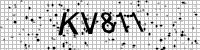
#> input picture images/remove_small_blobs/blob2.jpg, 200 x 50 px, given in place of remove_small_blobsblob1.jpg, which was not available
$ python remove_small_blobs.py
#> lines starting #> are read from the running program, lines starting #| are printed output that depends on the picture; after the words box and inside, x2 and y2 are one past the last pixel; in counts of white or black regions, pixels touching at a corner belong together; pictures that were not available may be replaced by others from this repository, and a replacement may not be noted
"""
    Requires:
    - Python 3
    - pip install opencv-python
"""

import cv2

SRC_PATH = "images/remove_small_blobs"
TEMP_PATH = SRC_PATH


def remove_small_blob(file_path):
    # Read image with OpenCv
#> called with file_path = 'images/remove_small_blobsblob1.jpg'
    img = cv2.imread(file_path)
#> img is the input picture: shape (50, 200, 3); min 0, max 255, mean 203
    cv2.imshow("origin", img)

    # Convert image to Gray
    img = cv2.cvtColor(img, cv2.COLOR_BGR2GRAY)
#> img: shape (50, 200)
    #cv2.imshow("Gray", img)

    # Apply threshold to make image black and white
    ret, img = cv2.threshold(img, 125, 255, cv2.THRESH_BINARY)
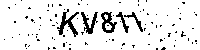
#> img: shape (50, 200); 90.5% white; black in thin lines or dots
    cv2.imshow("Black-white", img)

    # Find image contours
    contours, hierarchy = cv2.findContours(img, cv2.RETR_TREE, cv2.CHAIN_APPROX_SIMPLE)
#> contours = 99 contours, 91 with area under 20; largest, box (x1, y1, x2, y2) and area: (0, 0, 200, 50) 9716, (56, 11, 80, 38) 258, (100, 11, 118, 34) 249, (80, 11, 99, 35) 200, (123, 11, 144, 33) 110, (115, 11, 130, 34) 101, (105, 23, 112, 30) 28, (180, 30, 187, 38) 22

    # Maximum blobs size
    threshold_blobs_area = 30

    # Loop over all contours and fill draw white color for area smaller than threshold.
    for i in range(1, len(contours)):
        index_level = int(hierarchy[0][i][1])
        if index_level <= i:
            cnt = contours[i]
            area = cv2.contourArea(cnt)
            print(area)
            if area <= threshold_blobs_area:
                # Draw white color for small blobs
                cv2.drawContours(img, [cnt], -1, 255, -1, 1)
#> this loop made 98 passes
#> (index_level, area) on passes 40, 74, 75, 76, 77, 80, 81: (39, 21.5), (73, 110), (74, 101), (75, 249), (-1, 28), (76, 200.5), (80, 257.5)
#| 2.0
#| 2.0
#| 8.5
#| 2.0
#| 4.0
#| 9.0
#| 2.0
#| 4.0
#> (further printed lines are left out)
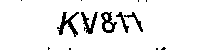
#> img: shape (50, 200); 93.1% white; 13 black regions (8 under 20 px), largest, box (x1, y1, x2, y2) and area: (57, 12, 79, 37) 201, (101, 12, 117, 33) 157, (81, 12, 98, 34) 152, (124, 12, 143, 32) 80, (116, 12, 129, 33) 75

    cv2.imshow("result", img)
    cv2.waitKey(0)

print("===== Start -------")
remove_small_blob(SRC_PATH + "blob1.jpg")
print("Done")

$ run again, on images/remove_small_blobs/blob3.jpg
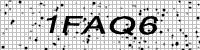
#> input picture images/remove_small_blobs/blob3.jpg, 200 x 50 px, given in place of remove_small_blobsblob1.jpg, which was not available
#> in remove_small_blob, img is the input picture: shape (50, 200, 3); min 0, max 255, mean 199.2
#> in remove_small_blob, `ret, img = cv2.threshold(img, 125, 255, cv2.THRESH_BINARY)`:
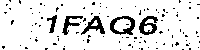
#> img: shape (50, 200); 88.7% white; 107 black regions (102 under 20 px)
#> contours = 100 contours, 92 with area under 20; largest, box (x1, y1, x2, y2) and area: (0, 0, 200, 50) 9700, (109, 15, 136, 36) 418, (138, 15, 159, 36) 281, (80, 15, 106, 36) 236, (61, 15, 84, 36) 186, (114, 18, 131, 32) 140, (46, 14, 58, 34) 107, (144, 25, 153, 32) 34
#> the loop in remove_small_blob, `for i in range(1, len(contours)):` made 99 passes
#> (index_level, area) on passes 58, 59, 60, 61, 64, 66, 67: (57, 281), (-1, 34.5), (58, 417.5), (-1, 139.5), (63, 235.5), (64, 186.5), (66, 107)
#> (printed output is left out)
#> after the loop in remove_small_blob, `for i in range(1, len(contours)):`:
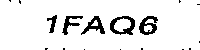
#> img: shape (50, 200); 91.5% white; 17 black regions (12 under 20 px), largest, box (x1, y1, x2, y2) and area: (110, 16, 135, 35) 220, (139, 16, 158, 35) 192, (81, 16, 105, 35) 173, (62, 16, 83, 35) 143, (47, 15, 57, 33) 82
